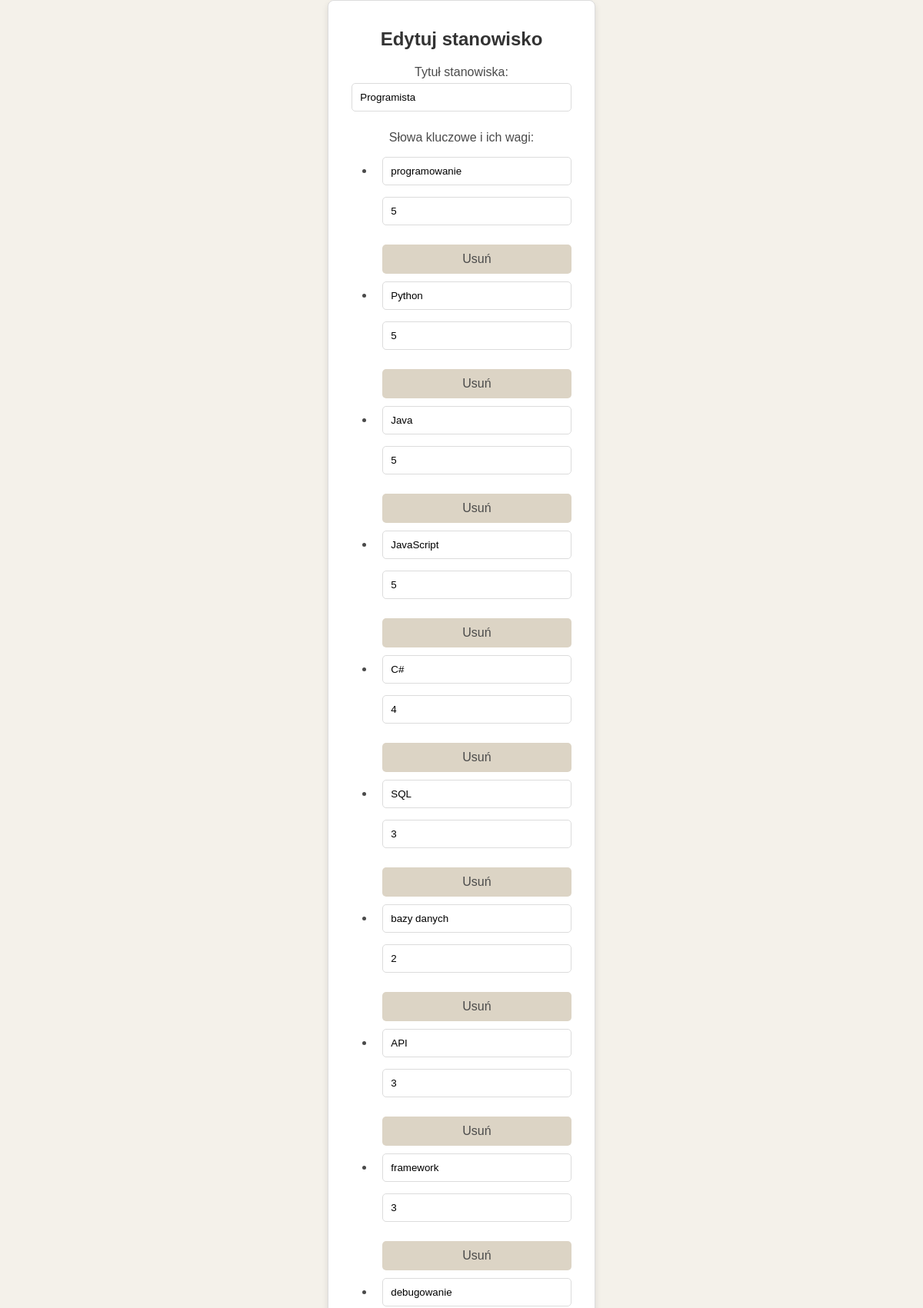
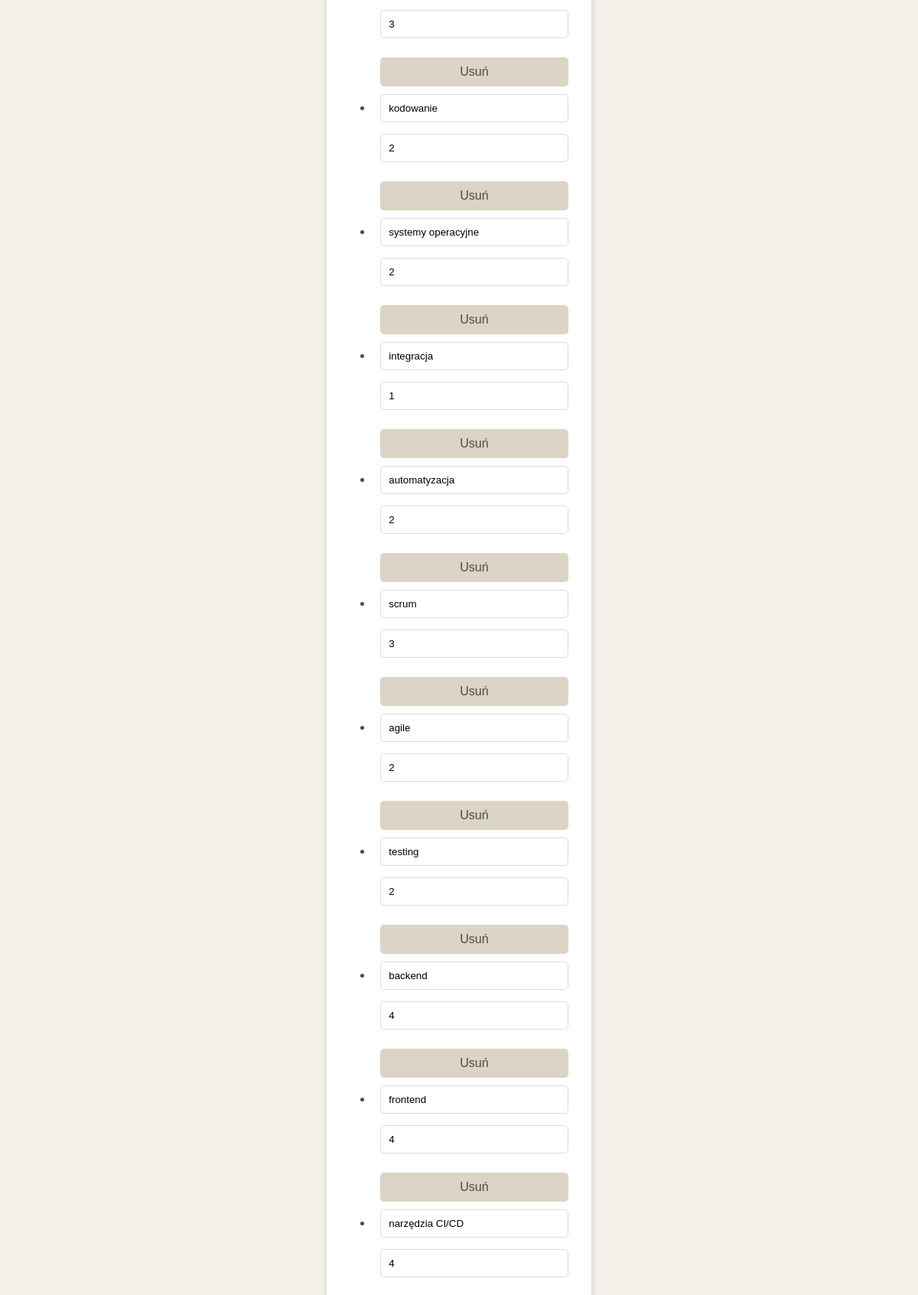
The page /edit_position/44 (upper part) on the database its author committed (2 pictures, top to bottom).
### models.py (models this page shows)
class Position(db.Model):
    id = db.Column(db.Integer, primary_key=True)
    title = db.Column(db.String(100), nullable=False)
    is_default = db.Column(db.Boolean, default=False)
    user_id = db.Column(db.Integer, db.ForeignKey('user.id'))
    user = db.relationship("User", back_populates="positions")
    keywords = db.relationship("Keyword", back_populates="position", cascade="all, delete-orphan")

class Keyword(db.Model):
    id = db.Column(db.Integer, primary_key=True)
    word = db.Column(db.String(50), nullable=False)
    position_id = db.Column(db.Integer, db.ForeignKey("position.id"), nullable=False)
    weight = db.Column(db.Integer, nullable=False, default=1)
    position = db.relationship("Position", back_populates="keywords")

### app.py (the view, shortened to what this page needs)
    @app.route("/edit_position/<int:position_id>", methods=["GET", "POST"])
    def edit_position(position_id):
        position = Position.query.get_or_404(position_id)
        keywords = Keyword.query.filter_by(position_id=position.id).all()
        return render_template("edit_position.html", position=position, keywords=keywords)

### templates/edit_position.html (shortened to what this page needs)
<!DOCTYPE html>
<html lang="pl">
<head>
    <link rel="stylesheet" href="../static/stylesPosition.css">
</head>
<body>
    <div class="center-container">
        <div class="content-box">
            <h1>Edytuj stanowisko</h1>
            <form action="/edit_position/{{ position.id }}" method="POST">
                <label for="title">Tytuł stanowiska:</label>
                <input type="text" id="title" name="title" value="{{ position.title }}" required>
                <label>Słowa kluczowe i ich wagi:</label>
                <ul class="keywords-list">
                    {% for keyword in keywords %}
                    <li>
                        <input type="text" name="keyword_words" value="{{ keyword.word }}" required>
                        <input type="number" name="weights" value="{{ keyword.weight }}" min="1" max="5" required>
                        <button type="button" onclick="removeKeyword(this, '{{ keyword.id }}')">Usuń</button>
                    </li>
                    {% endfor %}
                </ul>
            </form>
        </div>
    </div>
</body>
</html>

### static/stylesPosition.css (style rules this page uses)
body { font-family: Arial, sans-serif; background-color: #f4f1ea; color: #4a4a4a; margin: 0; padding: 0; }
.center-container { display: flex; justify-content: center; align-items: center; min-height: 100vh; }
.content-box { background-color: #fff; border: 1px solid #dcdcdc; border-radius: 8px; box-shadow: 0 4px 8px rgba(0, 0, 0, 0.1); padding: 20px; max-width: 400px; text-align: center; }
h1, h2 { font-size: 24px; color: #333; margin-bottom: 20px; }
label { display: block; margin: 10px 0 5px; font-size: 16px; color: #4a4a4a; }
input[type='text'], input[type='number'], input[type='file'], select { width: calc(100% - 20px); padding: 10px; margin-bottom: 15px; border: 1px solid #dcdcdc; border-radius: 5px; box-sizing: border-box; }
button, .action-button { width: calc(100% - 20px); padding: 10px; background-color: #dcd4c5; color: #4a4a4a; border: 1px solid #b0a999; border-radius: 5px; cursor: pointer; transition: background-color 0.3s, color 0.3s; display: block; text-align: center; margin: 10px auto; text-decoration: none; font-size: 16px; font-family: inherit; box-sizing: border-box; }
button { appearance: none; border: none; text-align: center; justify-content: center; }

### rows shown on the page
Position: title "Programista"
Keyword: keyword_words "programowanie", weights "5"
Keyword: keyword_words "Python", weights "5"
Keyword: keyword_words "Java", weights "5"
Keyword: keyword_words "JavaScript", weights "5"
Keyword: keyword_words "C#", weights "4"
Keyword: keyword_words "SQL", weights "3"
Keyword: keyword_words "bazy danych", weights "2"
Keyword: keyword_words "API", weights "3"
Keyword: keyword_words "framework", weights "3"
Keyword: keyword_words "debugowanie", weights "3"
Keyword: keyword_words "kodowanie", weights "2"
Keyword: keyword_words "systemy operacyjne", weights "2"
Keyword: keyword_words "integracja", weights "1"
Keyword: keyword_words "automatyzacja", weights "2"
Keyword: keyword_words "scrum", weights "3"
Keyword: keyword_words "agile", weights "2"
Keyword: keyword_words "testing", weights "2"
Keyword: keyword_words "backend", weights "4"
Keyword: keyword_words "frontend", weights "4"
Keyword: keyword_words "narzędzia CI/CD", weights "4"
